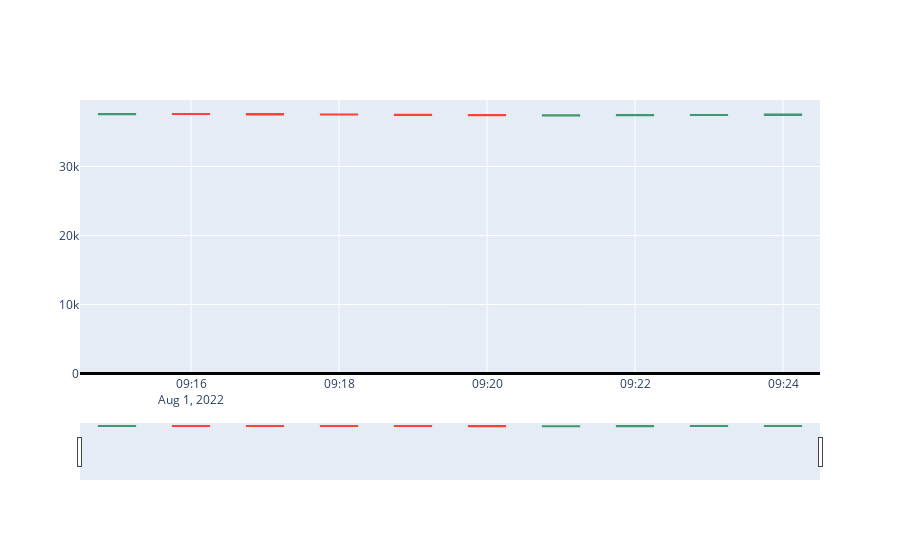
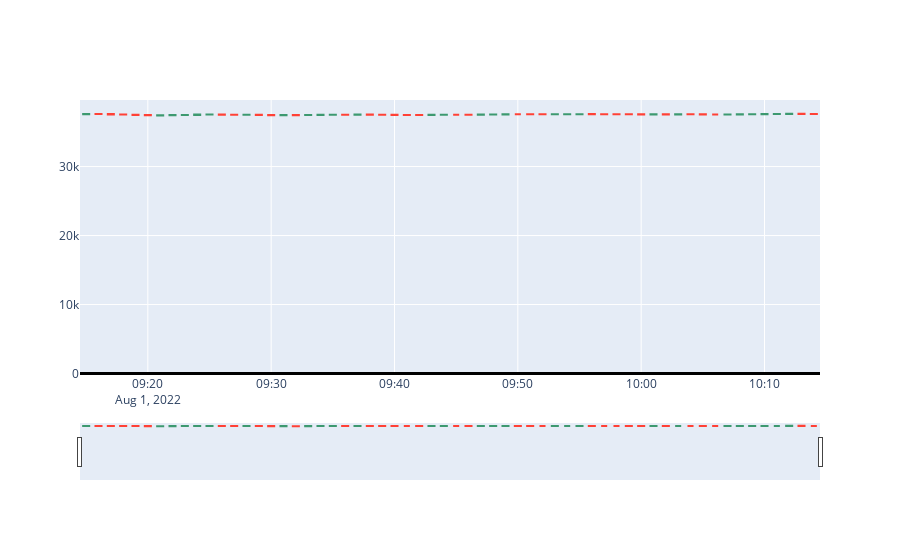
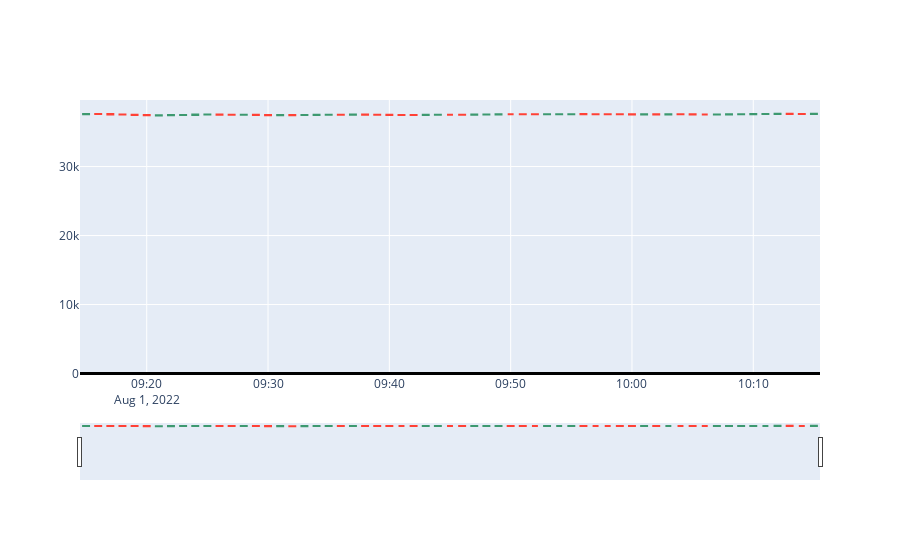
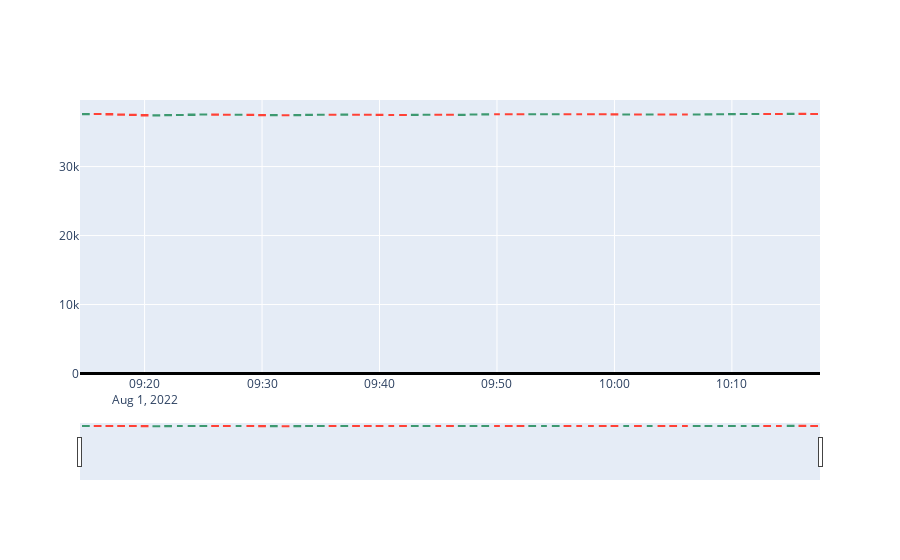

The code cell stored with these charts, in order, in its notebook:
### Code cell
## Type 2


data_path = "D:/tradeBot/data/download/2022/08/"

for day in glob.glob(data_path+"*.csv"):
    print(day)
    #day = "D:/tradeBot/data/download/2022/10/2022-10-28.csv"
    data = pd.read_csv(day)
    data = data.dropna()
    count_candle = 0
    resistance_ls = []
    support_ls = []
    is_rg = False
    reserve_candle = []
    is_trade_active = False
    stoploss = 0
    target = 0
    entry = 0
    for _,rows in data.iterrows():


        if(is_rg==False and count_candle>1):
            prev_color = candle_color(data.iloc[count_candle-1]['Open'], data.iloc[count_candle-1]['Close'])
            curr_color = candle_color(rows['Open'], rows['Close'])
            if(prev_color != curr_color):
                is_rg = True
                continue
                
        if(is_rg==True):
            mhigh, mlow = get_high_low(data_new)
            if(rows['Low'] < mlow or rows['High'] > mhigh):
                data_new = data[:count_candle+1]
                res, sup = get_sup_res(data_new, resistance_ls, support_ls)
                if(rows['High'] > mhigh):
                    risk = mhigh - mlow
                    reward = res[0] - mhigh
                    rr = (res[0] - mhigh)/(mhigh - mlow)
                    if(rr > 1.0):
                        is_trade_active = True
                        stoploss = mlow
                        target = res[0]
                        entry = mhigh
                        continue
                if(rows['Low'] < mlow):
                    risk = mhigh - mlow
                    reward = mlow - sup[0]
                    rr = (mlow - sup[0])/(mhigh - mlow)
                    if(rr > 1.0):
                        is_trade_active = True
                        stoploss = mhigh
                        target = sup[0]
                        entry = mlow
                        continue
                        
        if(is_trade_active==True):
            
            if(rows['High']>=target):
                target = 0
                entry = 0
                stoploss = 0
                is_trade_active = False
                print("################################################################################")
                print(rows['Date'])
                print(rows['Low'],mlow)
                print("rr : "+str(rr))
                data_new = data[:count_candle+2]
                fig_candle = go.Figure(data=go.Candlestick(x=data_new['Date'],
                                     open=data_new['Open'],
                                     high=data_new['High'],
                                     low=data_new['Low'],
                                     close=data_new['Close']))
                fig_candle.add_hline(y=target, line_width=1, line_color="green")
                fig_candle.add_hline(y=stoploss, line_width=1, line_color="red")
                
                fig_candle.add_hline(y=entry, line_width=3, line_color="black")
                #fig_candle.add_hline(y=res[0], line_width=3, line_color="red")

                fig_candle.show()

                print("res : "+str(res))
                print("sup : "+str(sup))
                print("################################################################################")
                #break
        
        count_candle = count_candle + 1
        if(count_candle == 80):
            break

        
    
    break
